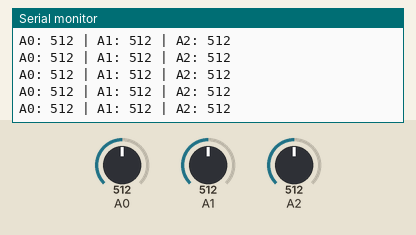
Recording of a sketch running on a simulated Arduino Uno, built with avr-gcc and run on an emulated ATmega328P. Parts: the last lines printed to the serial monitor. The test bench sets the inputs (shaded band); at power-on: A0 = 512, A1 = 512, A2 = 512.

Above: at 1.2 s.
1.3 s: A0 set to 107
At 2.1 s:
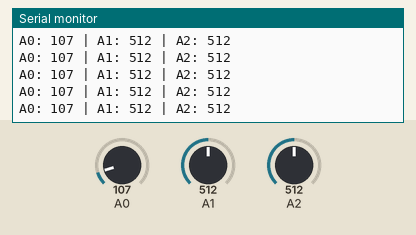
4.3 s: A0 set to 91
At 5.0 s:
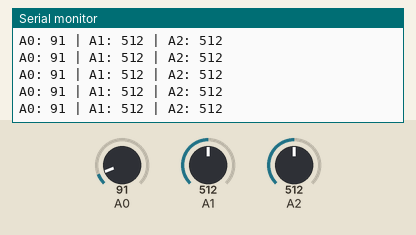
7.3 s: A1 set to 11
At 8.4 s:
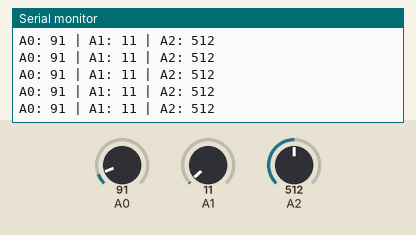
10.3 s: A1 set to 8
At 10.9 s:
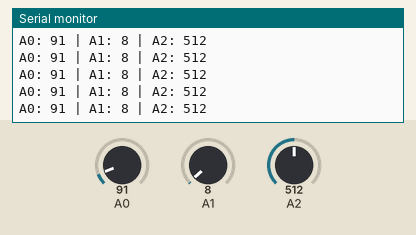
13.3 s: A2 set to 107
At 14.4 s:
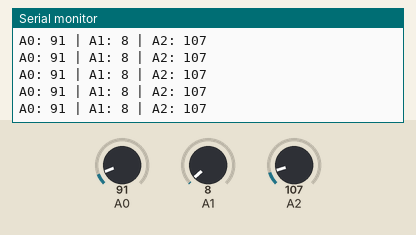
14.8 s: A2 set to 93
At 15.4 s:
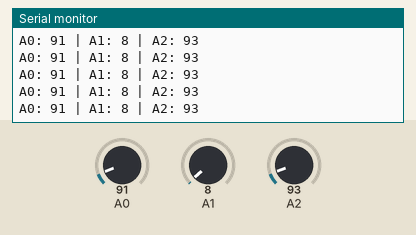
Timing chart, 0 to 17.3 s (numbered marks = the images above; inputs shaded):
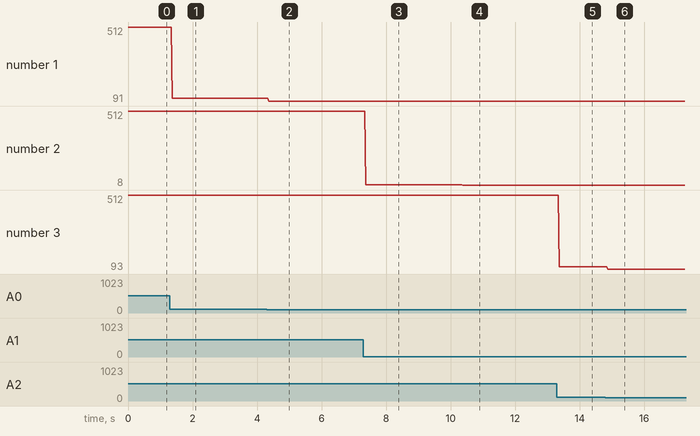

The sketch:

Boardtest.ino
```cpp
void setup(){
  pinMode(A0, INPUT);
  pinMode(A1, INPUT);
  pinMode(A2, INPUT);
  Serial.begin(9600);
}

void loop(){
  String sA0 = String(analogRead(A0), DEC);
  Serial.print("A0: " + sA0);
  String sA1 = String(analogRead(A1), DEC);
  Serial.print(" | A1: " + sA1);
  String sA2 = String(analogRead(A2), DEC);
  Serial.print(" | A2: " + sA2);
  Serial.print('\n');
}
```

Measured:
- after the input at 1.3 s, the serial monitor: prints a new line after 0.07 s (image 1)
- after the input at 4.3 s, the serial monitor: prints a new line after 0.07 s (image 2)
- after the input at 7.3 s, the serial monitor: prints a new line after 0.07 s (image 3)
- after the input at 10.3 s, the serial monitor: prints a new line after 0.07 s (image 4)
- after the input at 13.3 s, the serial monitor: prints a new line after 0.06 s (image 5)
- after the input at 14.8 s, the serial monitor: prints a new line after 0.07 s (image 6)
- plotted number 1: 512 → 107 after the input at 1.3 s, 107 → 91 after the input at 4.3 s
- plotted number 2: 512 → 11 after the input at 7.3 s, 11 → 8 after the input at 10.3 s
